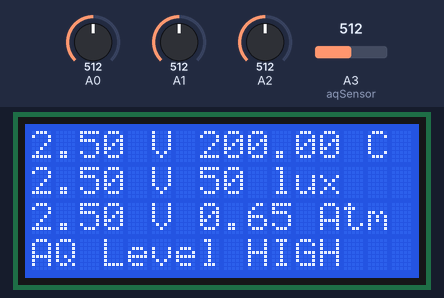
The sketch below on a simulated Arduino Uno, built with avr-gcc and run on an emulated ATmega328P. On the bench: 16×4 character LCD. The test bench sets the inputs (shaded band); at power-on: A0 = 512, A3 (aqSensor) = 512, A1 = 512, A2 = 512.

Above: at 2.2 s.
2.3 s: A0 set to 319
At 3.5 s:
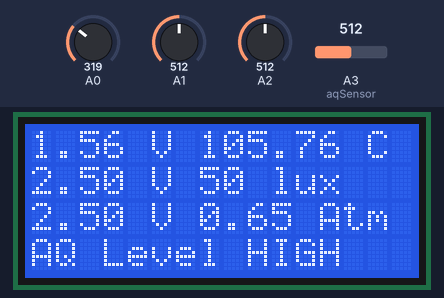
3.8 s: A0 set to 300
At 4.7 s:
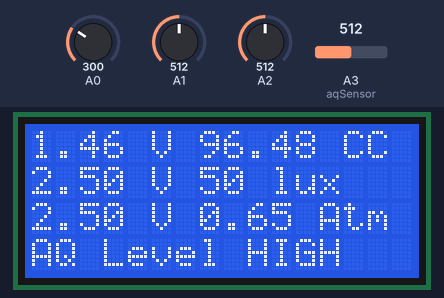
5.3 s: A3 (aqSensor) set to 266
6.8 s: A3 (aqSensor) set to 232
At 7.7 s:
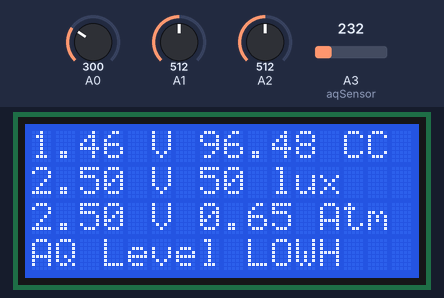
8.4 s: A1 set to 187
At 9.1 s:
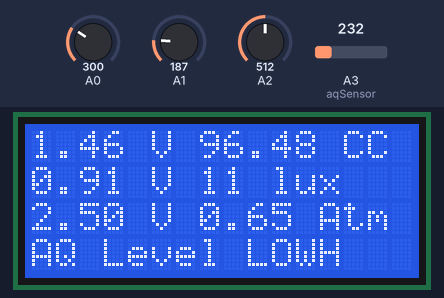
9.9 s: A1 set to 163
At 10.6 s:
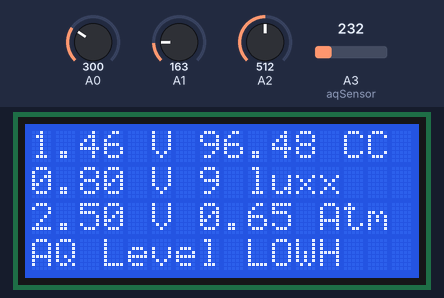
Timing chart, 0 to 12.4 s (numbered marks = the images above; inputs shaded):
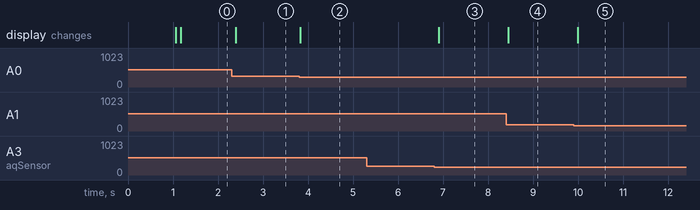

The sketch:

3.ino
```cpp
#include <Wire.h>
#include <LiquidCrystal.h>

#define powerVoltage 5 // V power voltage
#define resistance 10000 //ohm resistance value
#define kpa2atm 0.00986923267

// initialize the library by associating any needed LCD interface pin
// with the arduino pin number it is connected to
const int rs = 13, en = 12, d4 = 11, d5 = 10, d6 = 9, d7 = 8;
LiquidCrystal lcd(rs, en, d4, d5, d6, d7);

const int aqSensor = A3;  //output of mq135 connected to A0 pin of Arduino
int threshold = 250;      //Threshold level for Air Quality

float pkPa; // pressure in kPa
float pAtm; // pressure in Atm;

void setup()
{
  pinMode (aqSensor,INPUT); // MQ135 is connected as INPUT to arduino
  lcd.begin(16, 4);
  lcd.print("Starting");
  delay(1000);
}

void loop()
{
  //getting the voltage reading from the temperature sensor
  int reading = analogRead(A0);
  // converting that reading to voltage, for 3.3v arduino use 3.3
  float tempVoltage = reading * 5.0;
  tempVoltage /= 1024.0;
  // print out the voltage
  lcd.setCursor(0, 0);
  lcd.print(tempVoltage); lcd.print(" V ");
  // print out the temperature
  float temperatureC = (tempVoltage - 0.5) * 100 ;//converting from 10 mv per degree wit 500 mV offset
  lcd.print(temperatureC); lcd.print(" C");
  delay(100);

  int luxValue = analogRead(A1);
  // Convert the analog reading (which goes from 0 - 1023) to a voltage (0 - 5V):
  float luxVoltage = luxValue * (5.0 / 1023.0);
  lcd.setCursor(0, 1);
  lcd.print(luxVoltage); lcd.print(" V ");
  float luxResistance = (resistance * (powerVoltage - luxVoltage))/luxVoltage; // Conversion voltage to resistance
  int lux=500/(luxResistance/1000); // Conversion resitance to lumen

  lcd.print(lux); lcd.print(" lux");

  int pressureValue = analogRead(A2);
  float pressureVoltage = pressureValue * (5.0 / 1023.0);
  pkPa = ((float)pressureValue/(float)1023 + 0.095)/0.009;
  pAtm = kpa2atm*pkPa;

  /* send pressure to serial port */
  lcd.setCursor(0, 2);
  lcd.print(pressureVoltage); lcd.print(" V ");
  lcd.print(pAtm);
  lcd.print(" Atm ");

  int AQ = analogRead(aqSensor); //read MQ135 analog outputs at A3 and store it in AQ

  if (AQ > threshold)
    {
      lcd.setCursor(0,3);
      lcd.print("AQ Level HIGH");
    }
  else
    {
      lcd.setCursor(0,3);
      lcd.print ("AQ Level LOW");
    }
}
```

Measured:
- the behaviour switches between 308 and 307 on A0 (found by bisection; images 1 and 2)
- the behaviour switches between 251 and 250 on A3 (aqSensor) (found by bisection; images 2 and 3)
- the behaviour switches between 171 and 170 on A1 (found by bisection; images 4 and 5)
- after the input at 2.3 s, the display: changes after 0.09 s (image 1)
- after the input at 3.8 s, the display: changes at once (image 2)
- after the input at 5.3 s, every drawn part: stays the same
- after the input at 6.8 s, the display: changes after 0.11 s (image 3)
- after the input at 8.4 s, the display: changes after 0.05 s (image 4)
- after the input at 9.9 s, the display: changes after 0.09 s (image 5)
